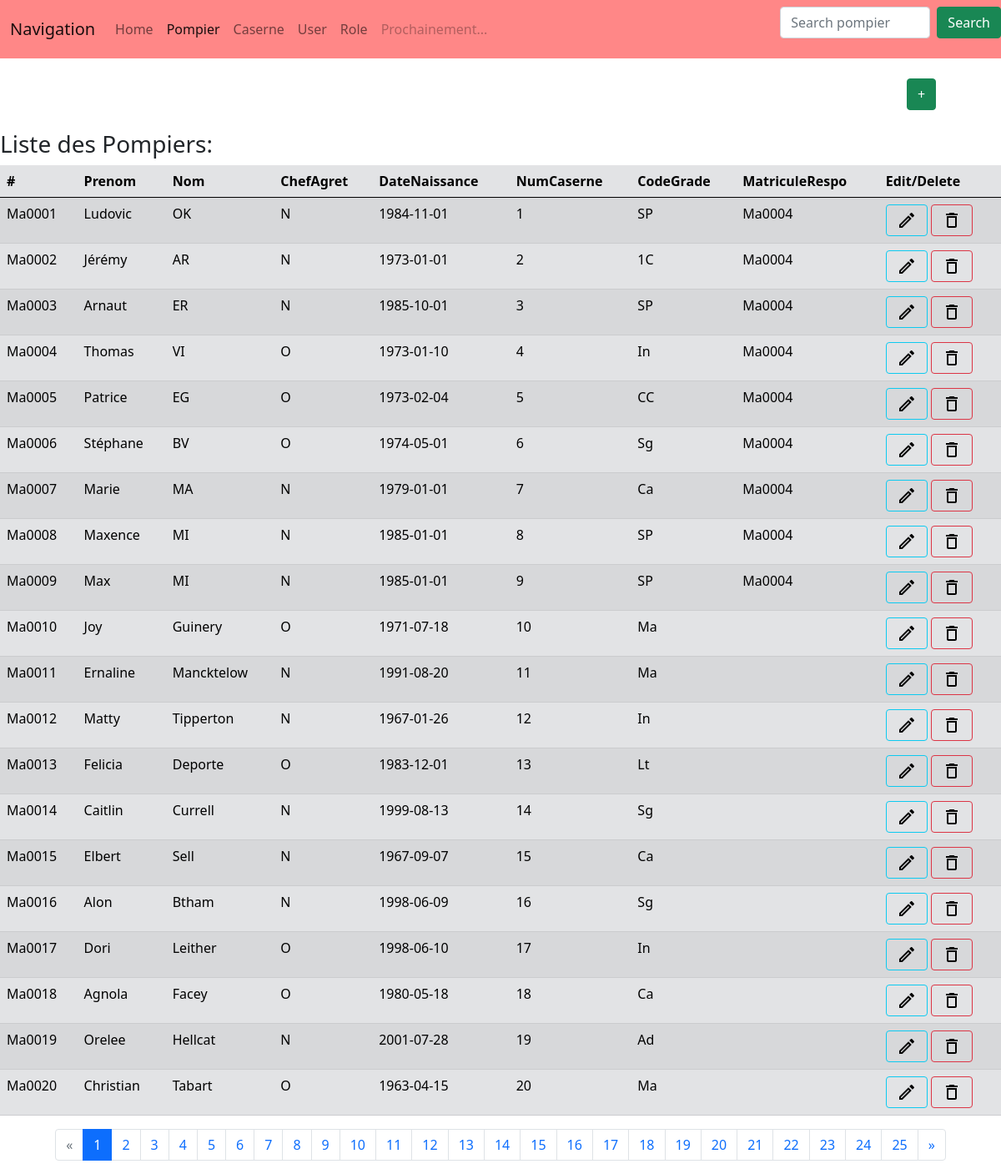
Screenshot of /pompier/affiche with the database file from the repository.
### tables this page shows
CREATE TABLE `pompiers` (
  `Matricule` varchar(7) NOT NULL,
  `Prenom` varchar(10) DEFAULT NULL,
  `Nom` varchar(20) DEFAULT NULL,
  `ChefAgret` varchar(1) DEFAULT NULL,
  `DateNaissance` date DEFAULT NULL,
  `NumCaserne` int(11) DEFAULT NULL,
  `CodeGrade` varchar(2) DEFAULT NULL,
  `matriculeRespo` varchar(7) DEFAULT NULL,
  PRIMARY KEY (`Matricule`),
  KEY `FK_Caserne1` (`NumCaserne`),
  KEY `FK_Grade1` (`CodeGrade`),
  CONSTRAINT `FK_Caserne1` FOREIGN KEY (`NumCaserne`) REFERENCES `casernes` (`NumCaserne`),
  CONSTRAINT `FK_Grade1` FOREIGN KEY (`CodeGrade`) REFERENCES `grades` (`CodeGrade`)
);

### app/utils/Renderer.php (called while the page is built, shortened)
<?php
class Renderer
{
    public static function render($file,array $data=null) : string
    {
        $path='../app/view/'.$file;
        include $path;
        $content = ob_get_contents();
        return $content;
    }
}
?>

### autoloader.php (called while the page is built, shortened)
<?php
class InitContext {
    public static $USECLASSEXTENSION = 0;
    public static $NOUSECLASSEXTENSION = 1;
    private $directoriesList = array(
        "./",
        "classes/",
        "vendor/",
    );
    private $classNameType;
    function __construct($type=1) {
        $this->classNameType = $type;
    }
    function autoloader($class): bool {
        foreach ($this->directoriesList as $path) {
            if ($this->classNameType == self::$USECLASSEXTENSION) {
                $filename = __DIR__ . "/" . $path . str_replace('\\', '/', $class) . ".class.php";
            } elseif ($this->classNameType == self::$NOUSECLASSEXTENSION) {
                $filename = __DIR__ . "/" . $path . str_replace('\\', '/', $class) . ".php";
            }
            if (file_exists($filename) && is_readable($filename)) {
                if (class_exists($class)) {
                    return TRUE;
                }
            }
        }
        return false;
    }
}
?>

### app/models/DAOPompier.php (called while the page is built, shortened)
<?php
class DAOPompier {
    private $cnx;
    public function __construct($cnx) {
        $this->cnx = $cnx;
    }
    public function findAll($offset = 0, $limit = 10): Array {
        $sql = 'SELECT * FROM pompiers LIMIT :limit OFFSET :offset';
        $prepared_Statement = $this->cnx->prepare($sql);
        $prepared_Statement->bindValue(':limit', $limit, \PDO::PARAM_INT);
        $prepared_Statement->bindValue(':offset', $offset, \PDO::PARAM_INT);
        $prepared_Statement->execute();
        $desPompiers=array();
        while($row = $prepared_Statement->fetch(\PDO::FETCH_ASSOC)){
            $desPompiers[] = new Pompier($row['Matricule'],$row['Prenom'],$row['Nom'],$row['ChefAgret'],$row['DateNaissance'],$row['NumCaserne'],$row['CodeGrade'],$row['matriculeRespo']);
        }
        return $desPompiers;
    }
    public function count(): int {
        $sql = 'SELECT COUNT(*) as nbPompier from pompiers p ;';
        $statement = $this->cnx->query($sql);
        $nbPompiers = $statement->fetch(\PDO::FETCH_ASSOC);
        $nbPompier = $nbPompiers['nbPompier'];
        return $nbPompier;
    }
}
?>

### app/models/Pompier.php (called while the page is built, shortened)
<?php
class Pompier{
   private $matricule;
   private $prenom;
   private $nom;
   private $chefAgret;
   private $dateNaissance;
   private $numCaserne;
   private $codeGrade;
   private $matriculeRespo;
      public function __construct($matricule, $prenom, $nom, $chefAgret, $dateNaissance, $numCaserne, $codeGrade, $matriculeRespo) {
       $this->matricule=$matricule;
       $this->prenom=$prenom;
       $this->nom=$nom;
       $this->chefAgret=$chefAgret;
       $this->dateNaissance=$dateNaissance;
       $this->numCaserne=$numCaserne;
       $this->codeGrade=$codeGrade;
       $this->matriculeRespo=$matriculeRespo;
   }
   public function getMatricule() {
       return $this->matricule;
   }
   public function getPrenom() {
       return $this->prenom;
   }
   public function getNom() {
       return $this->nom;
   }
   public function getChefAgret() {
       return $this->chefAgret;
   }
   public function getDateNaissance() {
       return $this->dateNaissance;
   }
   public function getNumCaserne() {
       return $this->numCaserne;
   }
   public function getCodeGrade() {
       return $this->codeGrade;
   }
   public function getMatriculeRespo() {
       return $this->matriculeRespo;
   }
}
?>

### app/view/view_pompier.php (the view, shortened to what this page needs)
<html>
    <?php include "Head.php"; ?>
    <body>
        <?php
        $ActivePageName = "pompier";
        include "view_NavBarre.php";
        ?>
        <br>
        <div class="container">
            <div class="row justify-content-end">
                <div class="col-1">
                    <button type="button" class="btn btn-success" data-bs-toggle="modal" data-bs-target="#createPompierModal">+</button>
                </div>
            </div>
        </div>
        <br>
        <div><h3>Liste des Pompiers:</h3></div>
        <?php
        if (isset($_GET["page"])) {
            $NumPage = $_GET["page"];
        } else {
            $NumPage = 1;
        }
        if (isset($_GET["search"])) {
            $NumLikes = "&search=" . intval($_GET["search"]);
        } else {
            $NumLikes = "";
        }
        ?>
        <table id="tablePompier" class="table table-striped table-hover table-Secondary .table-responsive" >
            <thead>
                <tr>
                    <th data-bs-toggle="tooltip" data-bs-placement="top" title="nt(11)">#</th>
                    <th data-bs-toggle="tooltip" data-bs-placement="top" title="Varchar(15)">Prenom</th>
                    <th data-bs-toggle="tooltip" data-bs-placement="top" title="Varchar(20)">Nom</th>
                    <th data-bs-toggle="tooltip" data-bs-placement="top" title="Int (8)">ChefAgret</th>
                    <th data-bs-toggle="tooltip" data-bs-placement="top" title="Int(11)">DateNaissance</th>
                    <th data-bs-toggle="tooltip" data-bs-placement="top" title="Varchar(15)">NumCaserne</th>
                    <th data-bs-toggle="tooltip" data-bs-placement="top" title="Varchar(20)">CodeGrade</th>
                    <th data-bs-toggle="tooltip" data-bs-placement="top" title="Int (8)">MatriculeRespo</th>
                    <th>Edit/Delete</th>
                </tr>
            </thead>
            <tbody>
                <?php
                foreach ($LstPompier as $Pompier) {
                    ?>
                    <tr>
                        <td><?php $id = $Pompier->getMatricule();
                echo $id;
                    ?></td>
                        <td id="<?php echo $id . ":Prenom"; ?>"><?php echo $Pompier->getPrenom(); ?></td>
                        <td id="<?php echo $id . ":Nom"; ?>"><?php echo $Pompier->getNom(); ?></td>
                        <td id="<?php echo $id . ":ChefAgret"; ?>"><?php echo $Pompier->getChefAgret(); ?></td>
                        <td id="<?php echo $id . ":DateNaissance"; ?>"><?php echo $Pompier->getDateNaissance(); ?></td>
                        <td id="<?php echo $id . ":NumCaserne"; ?>"><?php echo $Pompier->getNumCaserne(); ?></td>
                        <td id="<?php echo $id . ":CodeGrade"; ?>"><?php echo $Pompier->getCodeGrade(); ?></td>
                        <td id="<?php echo $id . ":MatriculeRespo"; ?>"><?php echo $Pompier->getMatriculeRespo(); ?></td>
                        <td><button id="<?php echo $id . ":edit"; ?>" onclick="Edit('<?php echo $id; ?>')" type="button" class="btn btn-outline-info" data-bs-toggle="modal" data-bs-target="#editPompierModal"><img class="fit-picture" src="/img/edit_black_24dp.svg" alt="edit"></button>
                            <button id="<?php echo $id . ":del"; ?>" onclick="ConfirmDelete('<?php echo $id; ?>')" type="button" class="btn btn-outline-danger" data-bs-toggle="modal" data-bs-target="#confirmDeletePompierModal"><img class="fit-picture" src="/img/delete_black_24dp.svg" alt="delete"></button></td>
                    </tr>
                    <?php
                }
                ?>
            </tbody>
        </table>
        <?php
        function round_up($number, $precision = 1) {
            $fig = (int) str_pad('1', $precision, '0');
            return (ceil($number * $fig) / $fig);
        }
        $nbPage = round_up($CountPompier / 20);
        $index = 1;
        $classPreview = "";
        $classNext = "";
        if ($NumPage == 1) {
            $classPreview = "disabled";
        }
        ?>
        <footer>
            <nav aria-label="Page navigation">
                <ul class="pagination justify-content-center">
                    <li class="page-item <?php echo $classPreview; ?>">
                        <a class="page-link" href="?page=<?php echo $NumPage - 1, $NumLikes; ?>" aria-label="Previous">
                            <span aria-hidden="true">&laquo;</span>
                        </a>
                    </li>
                    <?php
                    while ($index <= $nbPage) {
                        $isactive = "";
                        if ($index == $NumPage) {
                            $isactive = "active";
                        }
                        ?>
                        <li class="page-item <?php echo $isactive ?>"><a class="page-link" href="?page=<?php echo $index, $NumLikes; ?>"><?php echo $index; ?></a></li>
                        <?php
                        $index += 1;
                    }
                    ?>
                    <li class="page-item <?php echo $classNext ?>">
                        <a class="page-link" href="?page=<?php echo $NumPage + 1, $NumLikes; ?>" aria-label="Next">
                            <span aria-hidden="true">&raquo;</span>
                        </a>
                    </li>
                </ul>
            </nav>
        </footer>
    </body>
</html>

### app/view/Head.php (shortened to what this page needs)
<head>
    <link href="/css/bootstrap.min.css" rel="stylesheet">
</head>

### app/view/view_NavBarre.php (shortened to what this page needs)
<?php
$IsActive1="";$IsActive2="";$IsActive3="";$IsActive4="";$IsActive5="";
if(isset($ActivePageName)){
    switch ($ActivePageName) {
        case "pompier":
            $IsActive2="active";
            break;
    }
}else{
    $ActivePageName="Undefine";
}
?>
<header>
    <nav class="navbar navbar-expand-lg navbar-light" style="background-color: #ff8787;">
        <div class="container-fluid">
            <a class="navbar-brand">Navigation</a>
            <div class="collapse navbar-collapse" id="navbarNavAltMarkup">
                <div class="navbar-nav">
                    <a class="nav-link <?php echo $IsActive1; ?>" href="/">Home</a>
                    <a class="nav-link <?php echo $IsActive2; ?>" href="/pompier/affiche">Pompier</a>
                    <a class="nav-link <?php echo $IsActive3; ?>" href="/caserne/affiche">Caserne</a>
                    <a class="nav-link <?php echo $IsActive4; ?>" href="/user/affiche">User</a>
                    <a class="nav-link <?php echo $IsActive5; ?>" href="/role/affiche">Role</a>
                    <a class="nav-link disabled">Prochainement...</a>
                </div>
            </div>
        </div>
        <?php if($ActivePageName!="home"){ ?>
        <form class="d-flex" target="/<?php echo $ActivePageName ?>/affiche" id="<?php echo $ActivePageName;?>FormSearch">
            <input class="form-control me-2" id="<?php echo $ActivePageName;?>InputSearch" name="search" type="search" placeholder="Search <?php echo $ActivePageName ?>" aria-label="Search">
            <button class="btn btn-success" type="submit">Search</button>
        </form>
        <?php } ?>
    </nav>
</header>

### html/index.php (shortened to what this page needs)
<?php
require_once '../autoloader.php';
if (isset($_SERVER["PATH_INFO"])) {
    $path = trim($_SERVER["PATH_INFO"], "/");
} else {
    $path = "";
}
$fragments = explode("/", $path);
$control = array_shift($fragments);
switch ($control) {
    case "pompier" :
        if ($_SERVER["REQUEST_METHOD"] == "GET") {
            pompierRoutes_get($fragments);
        }
        break;
}
function pompierRoutes_get($fragments)
{
    $action = array_shift($fragments);
    switch ($action) {
        case "affiche" :
            call_user_func_array([new PompierController(), "show"], $fragments);
            break;
    }
}
?>

### app/controllers/PompierController.php (shortened to what this page needs)
<?php
class PompierController extends BaseController {
    private DAOPompier $DAOPompier;
    public function __construct() {
        $cnx = SingletonDBMaria::getInstance()->getConnection();
        $DAOPompier = new DAOPompier($cnx);
        $this->DAOPompier = $DAOPompier;
    }
    public function show() {
        if (isset($_GET["page"])) {
            $Offset = ($_GET["page"] * 20) - 20;
        } else {
            $Offset = 0;
        }
        if (isset($_GET["search"])) {
            $NumP = ($_GET["search"]);
            $LstPompier = $this->DAOPompier->findAllWhereNom($NumP, 0, 20);
            $CountPompier = $this->DAOPompier->countWhere($NumP);
        } else {
            $LstPompier = $this->DAOPompier->findAll($Offset, 20);
            $CountPompier = $this->DAOPompier->count();
        }
        $page = Renderer::render("view_pompier.php", compact("LstPompier", "CountPompier"));
        echo $page;
    }
}
?>

### rows the page displays
pompiers: Matricule "Ma0001", Prenom "Ludovic", Nom "OK", ChefAgret "N", DateNaissance "1984-11-01", NumCaserne "1", CodeGrade "SP", matriculeRespo "Ma0004"
pompiers: Matricule "Ma0002", Prenom "Jérémy", Nom "AR", ChefAgret "N", DateNaissance "1973-01-01", NumCaserne "2", CodeGrade "1C", matriculeRespo "Ma0004"
pompiers: Matricule "Ma0003", Prenom "Arnaut", Nom "ER", ChefAgret "N", DateNaissance "1985-10-01", NumCaserne "3", CodeGrade "SP", matriculeRespo "Ma0004"
pompiers: Matricule "Ma0004", Prenom "Thomas", Nom "VI", ChefAgret "O", DateNaissance "1973-01-10", NumCaserne "4", CodeGrade "In", matriculeRespo "Ma0004"
pompiers: Matricule "Ma0005", Prenom "Patrice", Nom "EG", ChefAgret "O", DateNaissance "1973-02-04", NumCaserne "5", CodeGrade "CC", matriculeRespo "Ma0004"
pompiers: Matricule "Ma0006", Prenom "Stéphane", Nom "BV", ChefAgret "O", DateNaissance "1974-05-01", NumCaserne "6", CodeGrade "Sg", matriculeRespo "Ma0004"
pompiers: Matricule "Ma0007", Prenom "Marie", Nom "MA", ChefAgret "N", DateNaissance "1979-01-01", NumCaserne "7", CodeGrade "Ca", matriculeRespo "Ma0004"
pompiers: Matricule "Ma0008", Prenom "Maxence", Nom "MI", ChefAgret "N", DateNaissance "1985-01-01", NumCaserne "8", CodeGrade "SP", matriculeRespo "Ma0004"
pompiers: Matricule "Ma0009", Prenom "Max", Nom "MI", ChefAgret "N", DateNaissance "1985-01-01", NumCaserne "9", CodeGrade "SP", matriculeRespo "Ma0004"
pompiers: Matricule "Ma0010", Prenom "Joy", Nom "Guinery", ChefAgret "O", DateNaissance "1971-07-18", NumCaserne "10", CodeGrade "Ma"
pompiers: Matricule "Ma0011", Prenom "Ernaline", Nom "Mancktelow", ChefAgret "N", DateNaissance "1991-08-20", NumCaserne "11", CodeGrade "Ma"
pompiers: Matricule "Ma0012", Prenom "Matty", Nom "Tipperton", ChefAgret "N", DateNaissance "1967-01-26", NumCaserne "12", CodeGrade "In"
pompiers: Matricule "Ma0013", Prenom "Felicia", Nom "Deporte", ChefAgret "O", DateNaissance "1983-12-01", NumCaserne "13", CodeGrade "Lt"
pompiers: Matricule "Ma0014", Prenom "Caitlin", Nom "Currell", ChefAgret "N", DateNaissance "1999-08-13", NumCaserne "14", CodeGrade "Sg"
pompiers: Matricule "Ma0015", Prenom "Elbert", Nom "Sell", ChefAgret "N", DateNaissance "1967-09-07", NumCaserne "15", CodeGrade "Ca"
pompiers: Matricule "Ma0016", Prenom "Alon", Nom "Btham", ChefAgret "N", DateNaissance "1998-06-09", NumCaserne "16", CodeGrade "Sg"
pompiers: Matricule "Ma0017", Prenom "Dori", Nom "Leither", ChefAgret "O", DateNaissance "1998-06-10", NumCaserne "17", CodeGrade "In"
pompiers: Matricule "Ma0018", Prenom "Agnola", Nom "Facey", ChefAgret "O", DateNaissance "1980-05-18", NumCaserne "18", CodeGrade "Ca"
pompiers: Matricule "Ma0019", Prenom "Orelee", Nom "Hellcat", ChefAgret "N", DateNaissance "2001-07-28", NumCaserne "19", CodeGrade "Ad"
pompiers: Matricule "Ma0020", Prenom "Christian", Nom "Tabart", ChefAgret "O", DateNaissance "1963-04-15", NumCaserne "20", CodeGrade "Ma"
